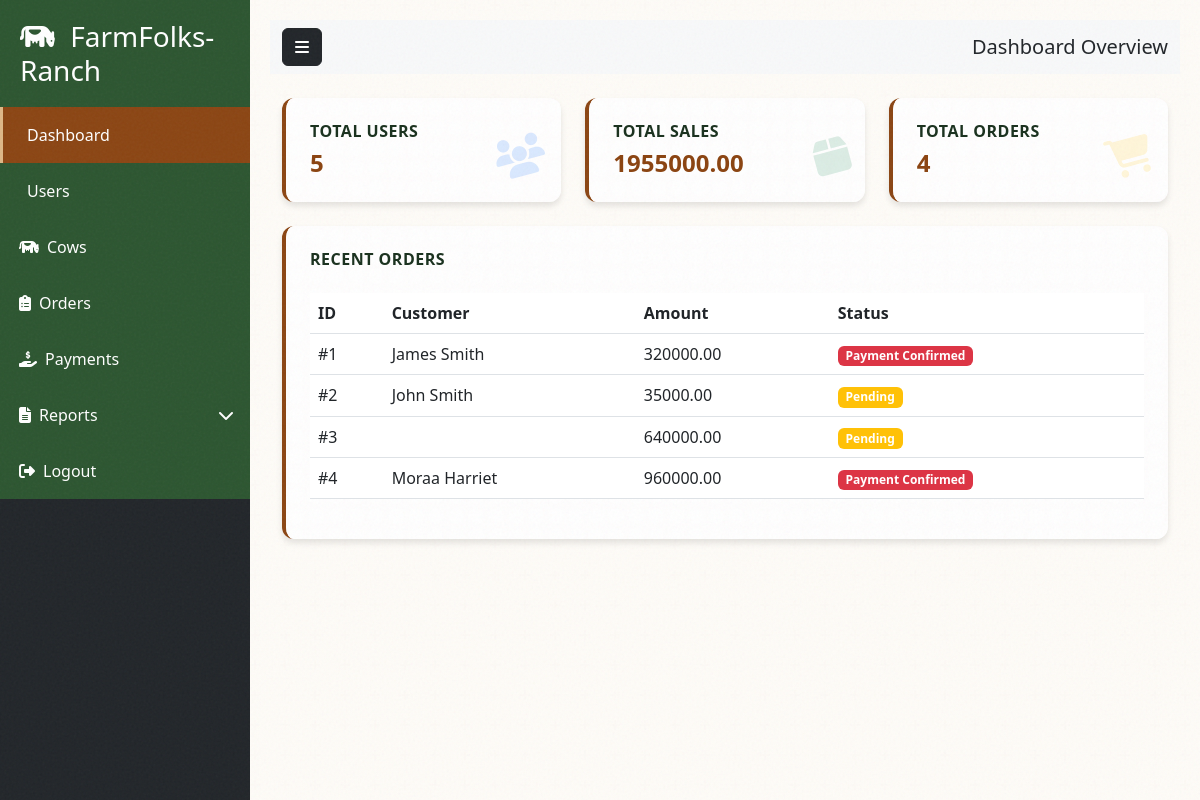
Before: /dashboard/ (signed in) with the older database file.
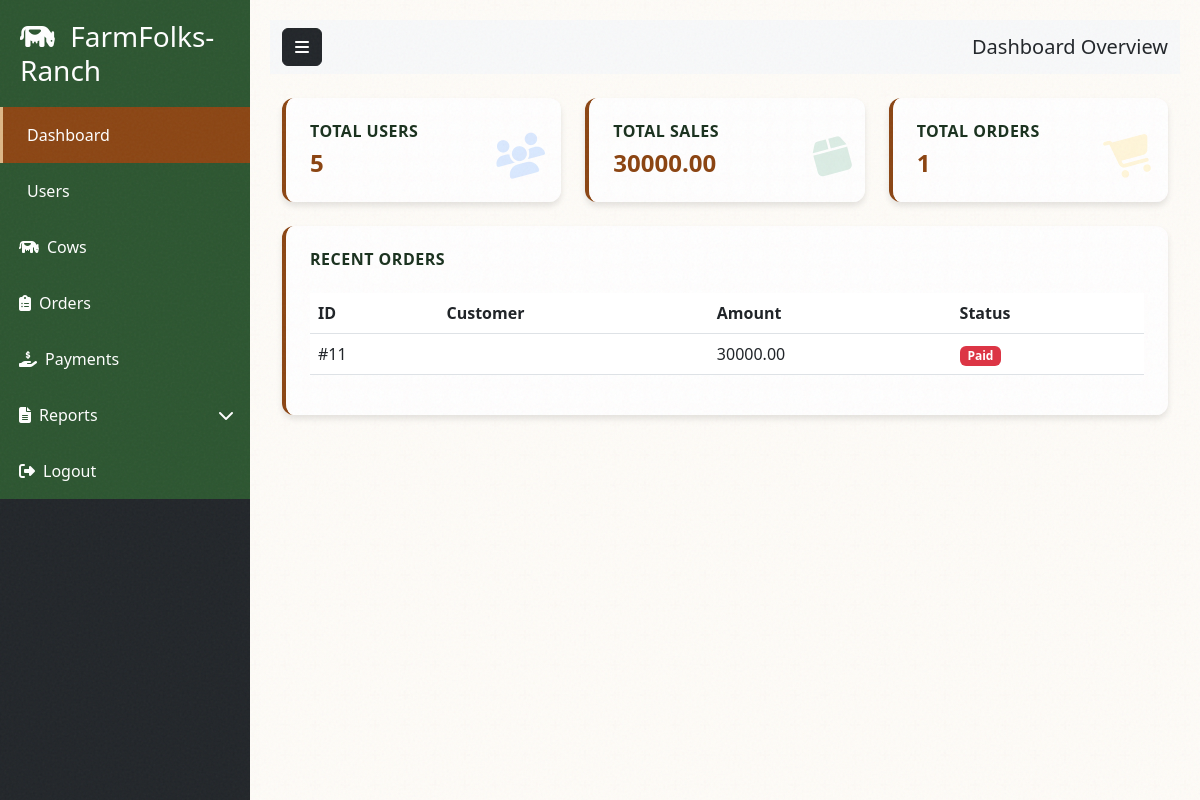
After: the same page with the newer database file.
### orders/models.py (models this page shows, shortened)
class Order(AbstractBaseModel):
    user = models.ForeignKey("users.User", on_delete=models.CASCADE)
    total_cost = models.DecimalField(max_digits=100, decimal_places=2)
    amount_paid = models.DecimalField(max_digits=100, decimal_places=2, default=0)
    status = models.CharField(max_length=255, choices=STATUS_CHOICES)
    receiver = models.ForeignKey("users.User", on_delete=models.CASCADE, related_name='ordersreceiver', null=True, blank=True)
    payment_reference = models.CharField(max_length=255, null=True, blank=True)
    payment_method = models.CharField(max_length=255, null=True, blank=True)
    payment_url = models.URLField(null=True, blank=True)
    def __str__(self):
        return self.user.username

### users/models.py (models this page shows, shortened)
class User(AbstractBaseModel, AbstractUser):
    role = models.CharField(max_length=20, default="Customer")
    gender = models.CharField(max_length=10, null=True, blank=True)
    phone_number = models.CharField(max_length=10, null=True, blank=True)
    address = models.TextField(null=True, blank=True)
    city = models.CharField(max_length=100, null=True, blank=True)
    county = models.CharField(max_length=100, null=True, blank=True)
    country = models.CharField(max_length=100, null=True, blank=True)
    profile_picture = models.ImageField(upload_to="profile_pictures/", null=True, blank=True)

### core/views.py (the view)
# urls.py: path('dashboard/', dashboard, name='dashboard'),
@login_required
def dashboard(request):
    orders_count = Order.objects.all().count()
    animals_count = Animal.objects.all().count()
    users_count = User.objects.all().count()
    orders = Order.objects.all()[:5]
    animals_sold = OrderItem.objects.all()
    total_sales = sum(item.total_cost for item in Order.objects.all())
    if not request.user.is_superuser:
        orders = Order.objects.filter(user=request.user)[:5]
        animals_count = Animal.objects.filter(owner=request.user).count()
        animals_sold = OrderItem.objects.filter(animal__owner=request.user)
        total_sales = sum(item.total_cost for item in Order.objects.filter(user=request.user))
    context = {
        "orders_count": orders_count,
        "animals_count": animals_count,
        "users_count": users_count,
        "orders": orders,
        "total_sales": total_sales
    }
    print(context)
    return render(request, 'dashboard.html', context)

### templates/dashboard.html
{% extends 'dashboard_base.html' %}
{% block content %}
    <nav class="navbar navbar-expand-lg navbar-light bg-light">
        <div class="container-fluid">
            <button type="button" id="sidebarCollapse" class="btn btn-dark">
                <i class="fas fa-bars"></i>
            </button>
            <span class="ms-3 h5 mb-0">Dashboard Overview</span>
        </div>
    </nav>
    <div class="container mt-4">
        <div class="row g-4">
            <div class="col-md-4">
                <div class="card stat-card bg-white">
                    <div class="card-body position-relative">
                        <h5 class="card-title">Total Users</h5>
                        <p class="card-text display-5">{{ users_count }}</p>
                        <div class="stat-icon">
                            <i class="fas fa-users text-primary"></i>
                        </div>
                    </div>
                </div>
            </div>
            <div class="col-md-4">
                <div class="card stat-card bg-white">
                    <div class="card-body position-relative">
                        <h5 class="card-title">Total Sales</h5>
                        <p class="card-text display-5">{{ total_sales }}</p>
                        <div class="stat-icon">
                            <i class="fas fa-box text-success"></i>
                        </div>
                    </div>
                </div>
            </div>
            <div class="col-md-4">
                <div class="card stat-card bg-white">
                    <div class="card-body position-relative">
                        <h5 class="card-title">Total Orders</h5>
                        <p class="card-text display-5">{{ orders_count }}</p>
                        <div class="stat-icon">
                            <i class="fas fa-shopping-cart text-warning"></i>
                        </div>
                    </div>
                </div>
            </div>
        </div>
        <div class="row mt-4">
            <div class="col-12">
                <div class="card stat-card bg-white">
                    <div class="card-body">
                        <h5 class="card-title mb-4">Recent Orders</h5>
                        <div class="table-responsive">
                            <table class="table table-hover">
                                <thead>
                                    <tr>
                                        <th>ID</th>
                                        <th>Customer</th>
                                        <th>Amount</th>
                                        <th>Status</th>
                                    </tr>
                                </thead>
                                <tbody>
                                    {% for order in orders %}
                                    <tr>
                                        <td>#{{ order.id }}</td>
                                        <td>{{ order.user.first_name }} {{ order.user.last_name }}</td>
                                        <td>{{ order.total_cost }}</td>
                                        <td>
                                            {% if order.status == 'Completed' %}
                                                <span class="badge bg-success">{{ order.status }}</span>
                                            {% elif order.status == 'Pending' %}
                                                <span class="badge bg-warning">{{ order.status }}</span>
                                            {% else %}
                                                <span class="badge bg-danger">{{ order.status }}</span>
                                            {% endif %}
                                        </td>
                                    </tr>
                                   {% endfor %}
                                </tbody>
                            </table>
                        </div>
                    </div>
                </div>
            </div>
        </div>
    </div>
{% endblock content %}

Changed rows visible on the page:
removed Order: id "1", user.first_name "James", user.last_name "Smith", total_cost "320000.00", status "Payment Confirmed"
removed Order: id "2", user.first_name "John", user.last_name "Smith", total_cost "35000.00", status "Pending"
removed Order: id "3", total_cost "640000.00", status "Pending"
removed Order: id "4", user.first_name "Moraa", user.last_name "Harriet", total_cost "960000.00", status "Payment Confirmed"
added Order: id "11", total_cost "30000.00", status "Paid"
Other visible differences:
{{ total_sales }}: "1955000.00" → "30000.00"
{{ orders_count }}: "4" → "1"
